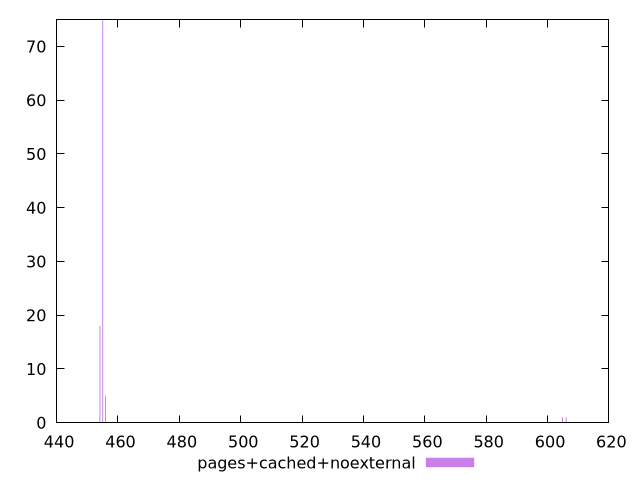

Generate this figure with gnuplot:
$_pagesCachedNoexternal <<EOF
455.0257228005808 75
454.11567135497967 18
455.935774246182 5
604.8808608429055 1
606.0942627703737 1
EOF
set key outside below
set terminal pngcairo
set output "report_00004_2020-11-02T20-21-41.718Z/uses-rel-preload/pages+cached+noexternal//raw_hist.png"
set yrange [0:75]
set boxwidth 0.3033504818670539
set style fill transparent solid 0.5 noborder
plot $_pagesCachedNoexternal title "pages+cached+noexternal" with boxes ,
